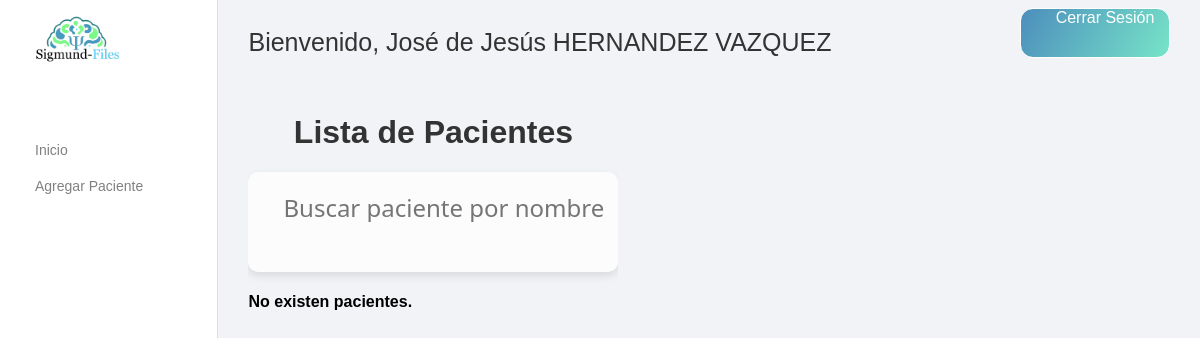
The app's page /dashboard/ (signed in), older data.
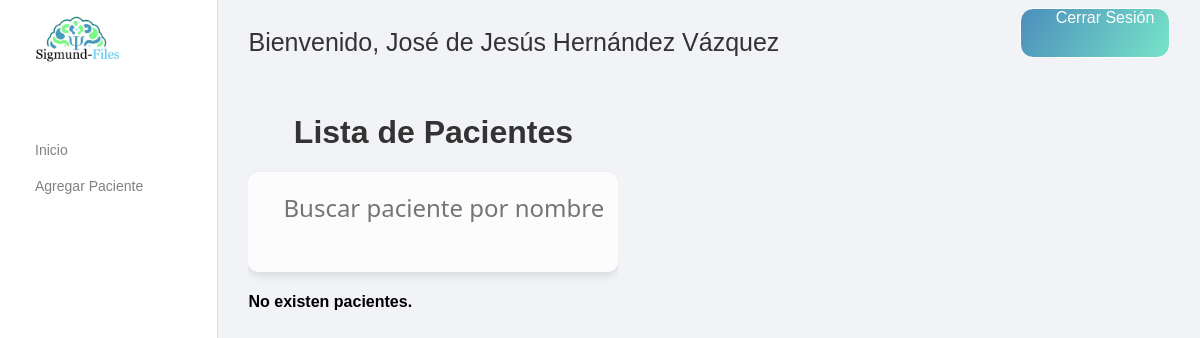
The same page, newer data.
### dashboard/models.py (models this page shows, shortened)
class User(AbstractBaseUser):
    email = models.EmailField(unique=True)
    nombre = models.CharField(max_length=255)
    apellidos = models.CharField(max_length=255)
    cedula_profesional = models.CharField(max_length=255, null=True, blank=True)
    instituto = models.CharField(max_length=255)
    rol = models.CharField(max_length=255, choices=[('psicologo', 'Psicologo'), ('admin', 'Admin'), ('administrador del instituto', 'Administrador del Instituto')])
    creado_en = models.DateTimeField(auto_now_add=True)
    actualizado_en = models.DateTimeField(auto_now=True)
    is_active = models.BooleanField(default=True)
    is_staff = models.BooleanField(default=False)
    is_superuser = models.BooleanField(default=False)
    objects = UserManager()
    USERNAME_FIELD = 'email'
    REQUIRED_FIELDS = ['nombre', 'apellidos', 'instituto', 'rol']

### dashboard/views.py (the view, shortened to what this page needs)
# urls.py: path('dashboard/', dashboard_view, name='dashboard'),
@login_required
def dashboard_view(request):
    search_query = request.GET.get('search', '')
    pacientes = Paciente.objects.filter(usuario=request.user)
    if search_query:
        pacientes = pacientes.filter(Q(nombre_completo__icontains=search_query))
    context = {
        'pacientes': pacientes,
    }
    return render(request, 'dashboard/dashboard.html', context)

### dashboard/templates/dashboard/dashboard.html (shortened to what this page needs)
<!DOCTYPE html>
{% load static %}
<html>
<head>
    <link rel="stylesheet" type="text/css" href="{% static 'css/dashboard.css' %}">
</head>
<body class="dashboard">
  <div class="navigation">
    <div class="wrapper2">
        <div class="abilan">
            <img src="{% static 'logo2.png' %}" />
        </div>
        <div class="folders">
            <div class="folder-icons">
                <a class="icon-name" href="{% url 'dashboard' %}">Inicio</a>
            </div>
            <div class="folder-icons">
                <a class="icon-name" href="{% url 'agregar_paciente' %}">Agregar Paciente</a>
            </div>
        </div>
    </div>
  </div>
  <div class="right-side wrapper">
      <div class="top-bar-justify">
          <h1 class="big-inbox">Bienvenido, {{ user.nombre }} {{ user.apellidos }}</h1>
          <a class="compose" href="{% url 'logout' %}">Cerrar Sesión</a>
      </div>
      <div class="right-body">
        <div class="scroll-cards">
            <div class="container">
                <h1>Lista de Pacientes</h1>
                <form id="search-form">
                    <input type="text" id="search-input" name="search" placeholder="Buscar paciente por nombre">
                </form>
                <div class="mail-info">
                    {% if pacientes %}
                        {% for paciente in pacientes %}
                            <div class="scroll-cards">
                                <div class="card" onclick="toggleDetails( {{ paciente.id }} )">
                                    <div class="mails">
                                        {% if paciente.foto %}
                                            <img src="{{ paciente.foto.url }}" alt="Foto de {{ paciente.nombre_completo }}">
                                        {% else %}
                                            <img src="{% static 'logo2.png' %}" alt="Foto de perfil">
                                        {% endif %}
                                        <h2 class="mail-names">{{ paciente.nombre_completo }}</h2>
                                        <br>
                                    </div>
                                    <div class="mail-info">
                                        <p class="mail-info">Edad: {{ paciente.edad }} años</p>
                                    </div>
                                </div>
                            </div>
                        {% endfor %}
                    {% else %}
                        <p>No existen pacientes.</p>
                    {% endif %}
                </div>
            </div>
        </div>
      </div>
  </div>
</body>
</html>

### static/css/dashboard.css (style rules this page uses)
* { box-sizing: border-box; outline: none; }
body { margin: 0; font-family: Sans-serif; overflow: hidden; }
.dashboard { height: 100vh; display: flex; }
.wrapper { padding: 0 25px; height: 100vh; display: flex; flex-direction: column; }
.navigation { width: 270px; border-right: 1px solid #ddd; }
.abilan > img { width: 120px; margin-bottom: 30px; margin-left: -8px; }
.wrapper2 { padding: 0 25px; height: 100%; overflow: auto; }
.compose { width: 150px; text-align: center; height: 50px; border-radius: 13px; border: 1px solid; background-image: linear-gradient(120deg, #4c8ebc 0%, #77E4C8 100%); color: white; font-size: 16px; padding-left: 20px; position: relative; text-decoration: none; }
.folders { margin-top: 30px; color: #b8b8b8; font-size: 14px; }
.folder-icons { margin-top: 20px; display: flex; align-items: center; }
.icon-name { margin-left: 10px; color: gray; text-decoration: none; }
.big-inbox { font-size: 25px; font-weight: 500; }
.right-side { background-color: #f2f3f7; width: 100%; padding: 8px 30px; display: flex; flex-direction: column; }
.right-body { flex: 1; display: flex; overflow: hidden; }
.top-bar-justify { display: flex; justify-content: space-between; width: 100%; }
.scroll-cards { width: 370px; height: 100%; overflow: auto; padding: 20px 0px 5px 0px; }
.mail-info { margin: 10px 65px; margin-left: 0px; line-height: 1.7; font-weight: 600; }
h1 { text-align: center; margin-top: 20px; color: #333; }
form { max-width: 100%; margin: 0 auto; background: #fff; padding: 20px; border-radius: 10px; box-shadow: 0 4px 8px rgba(0, 0, 0, 0.1); }
input[type="text"], input[type="email"], input[type="tel"], input[type="date"], select, textarea { width: calc(100% - 20px); padding: 10px; margin-bottom: 10px; border: 1px solid #ddd; border-radius: 5px; font-size: 16px; background-color: #f9f9f9; }
#search-form { display: grid; grid-area: search; grid-template: "search" 60px / 420px; justify-content: center; align-content: center; justify-items: stretch; align-items: stretch; background: hsl(0, 0%, 99%); }
#search-input { display: block; grid-area: search; -webkit-appearance: none; appearance: none; width: 100%; height: 50%; background: none; padding: 0 30px 0 60px; border: none; border-radius: 100px; font: 24px/1 system-ui, sans-serif; outline-offset: -8px; }

Row changes from the older to the newer data that the page shows:
changed User "José de Jesús": apellidos "HERNANDEZ VAZQUEZ" → "Hernández Vázquez"
